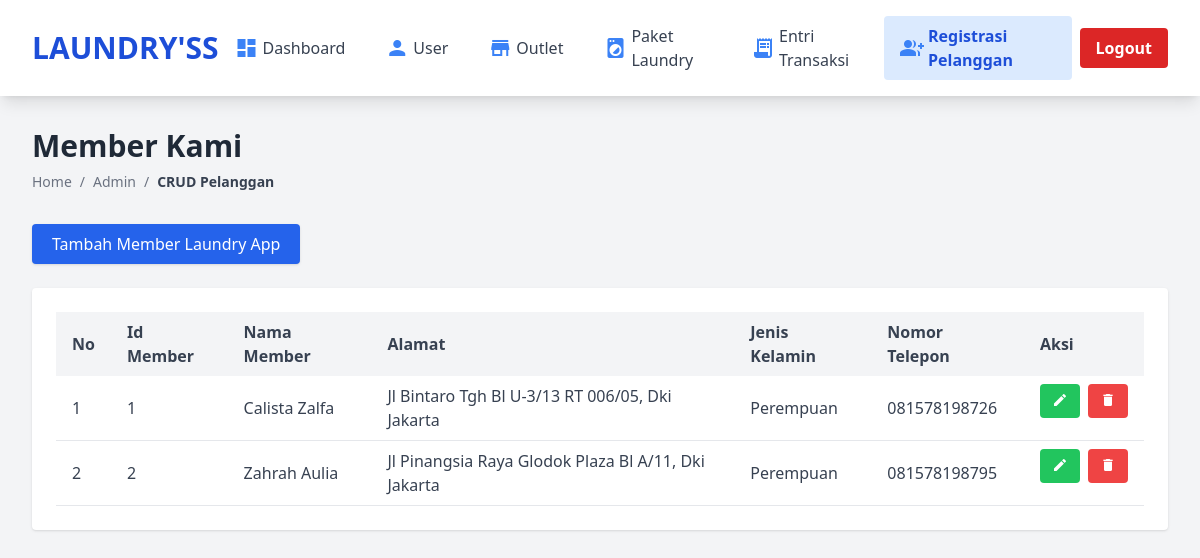
/admin/member.php, run on the app's committed database.
### tables this page shows
CREATE TABLE `member` (
  `id_member` int(11) NOT NULL,
  `nama_member` varchar(100) NOT NULL,
  `alamat` text NOT NULL,
  `jenis_kelamin` enum('Laki-laki','Perempuan','','') NOT NULL,
  `tlp` varchar(15) NOT NULL
);

### admin/member.php (the view, shortened to what this page needs)
<!DOCTYPE html>
<html lang="en">
	<head>
    <script src="https://cdn.tailwindcss.com"></script>
</head>
	<body class="bg-gray-100 min-h-screen">
    <nav class="bg-white shadow-lg px-8 py-4 flex items-center justify-between">
        <div class="flex items-center gap-4">
            <span class="text-3xl font-bold text-blue-700">LAUNDRY'SS</span>
        </div>
        <div class="flex items-center gap-2">
            <a href="../index_admin.php" class="flex items-center px-4 py-2 hover:bg-blue-50 rounded transition text-gray-700">
                <span class="material-icons text-blue-500 mr-1">dashboard</span>
                Dashboard
            </a>
            <a href="./user.php" class="flex items-center px-4 py-2 hover:bg-blue-50 rounded transition text-gray-700">
                <span class="material-icons text-blue-500 mr-1">person</span>
                User
            </a>
            <a href="./outlet.php" class="flex items-center px-4 py-2 hover:bg-blue-50 rounded transition text-gray-700">
                <span class="material-icons text-blue-500 mr-1">store</span>
                Outlet
            </a>
            <a href="./paket.php" class="flex items-center px-4 py-2 hover:bg-blue-50 rounded transition text-gray-700">
                <span class="material-icons text-blue-500 mr-1">local_laundry_service</span>
                Paket Laundry
            </a>
            <a href="./transaksi.php" class="flex items-center px-4 py-2 hover:bg-blue-50 rounded transition text-gray-700">
                <span class="material-icons text-blue-500 mr-1">receipt_long</span>
                Entri Transaksi
            </a>
            <a href="./member.php" class="flex items-center px-4 py-2 bg-blue-100 text-blue-700 rounded font-semibold">
                <span class="material-icons text-blue-500 mr-1">group_add</span>
                Registrasi Pelanggan
            </a>
           <a href="./logout.php" class="bg-red-600 px-4 py-2 rounded hover:bg-red-700 font-bold text-white">
                Logout
            </a>
        </div>
    </nav>
    <main class="p-8 max-w-7xl mx-auto">
        <div class="mb-8">
            <h1 class="text-3xl font-bold text-gray-800 mb-2">Member Kami</h1>
            <nav class="text-sm text-gray-500">
                <ol class="list-reset flex">
                    <li><a href="../index_admin.php" class="hover:text-blue-600">Home</a></li>
                    <li><span class="mx-2">/</span></li>
                    <li>Admin</li>
                    <li><span class="mx-2">/</span></li>
                    <li class="text-gray-700 font-semibold">CRUD Pelanggan</li>
                </ol>
            </nav>
        </div>
        <div class="mb-6 flex justify-between items-center">
            <button type="button" class="bg-blue-600 hover:bg-blue-700 text-white px-5 py-2 rounded shadow transition" onclick="document.getElementById('modalMember').classList.remove('hidden')">
                Tambah Member Laundry App
            </button>
        </div>
        <div class="bg-white rounded shadow p-6 overflow-x-auto">
            <table class="min-w-full table-auto">
                <thead>
                    <tr class="bg-gray-100 text-gray-700">
                        <th class="px-4 py-2 text-left">No</th>
                        <th class="px-4 py-2 text-left">Id Member</th>
                        <th class="px-4 py-2 text-left">Nama Member</th>
                        <th class="px-4 py-2 text-left">Alamat</th>
                        <th class="px-4 py-2 text-left">Jenis Kelamin</th>
                        <th class="px-4 py-2 text-left">Nomor Telepon</th>
                        <th class="px-4 py-2 text-left">Aksi</th>
                    </tr>
                </thead>
                <tbody class="text-gray-700">
                    <?php
                    include "koneksi.php";
                    $qry_member=mysqli_query($conn,"select * from member");
                    $no=0;
                    while($data_member=mysqli_fetch_array($qry_member)){
                    $no++;?>
                    <tr class="border-b hover:bg-gray-50">
                        <td class="px-4 py-2"><?=$no?></td>
                        <td class="px-4 py-2"><?=$data_member['id_member']?></td>
                        <td class="px-4 py-2"><?=$data_member['nama_member']?></td>
                        <td class="px-4 py-2"><?=$data_member['alamat']?></td>
                        <td class="px-4 py-2"><?=$data_member['jenis_kelamin']?></td>
                        <td class="px-4 py-2"><?=$data_member['tlp']?></td>
                        <td class="px-4 py-2 flex gap-2">
                            <a class="bg-green-500 hover:bg-green-600 text-white px-3 py-1 rounded transition" href="./admin/ubah_member.php?id_member=<?=$data_member['id_member']?>">
                                <span class="material-icons text-base">edit</span>
                            </a>
                            <a href="./admin/hapus_member.php?id_member=<?=$data_member['id_member']?>" onclick="return confirm('Apakah anda yakin menghapus data ini?')" class="bg-red-500 hover:bg-red-600 text-white px-3 py-1 rounded transition">
                                <span class="material-icons text-base">delete</span>
                            </a>
                        </td>
                    </tr>
                    <?php } ?>
                </tbody>
            </table>
        </div>
    </main>
</body>
</html>

### data on the page
member: id_member "1", nama_member "Calista Zalfa", alamat "Jl Bintaro Tgh Bl U-3/13 RT 006/05, Dki Jakarta", jenis_kelamin "Perempuan", tlp "081578198726"
member: id_member "2", nama_member "Zahrah Aulia", alamat "Jl Pinangsia Raya Glodok Plaza Bl A/11, Dki Jakarta", jenis_kelamin "Perempuan", tlp "081578198795"
